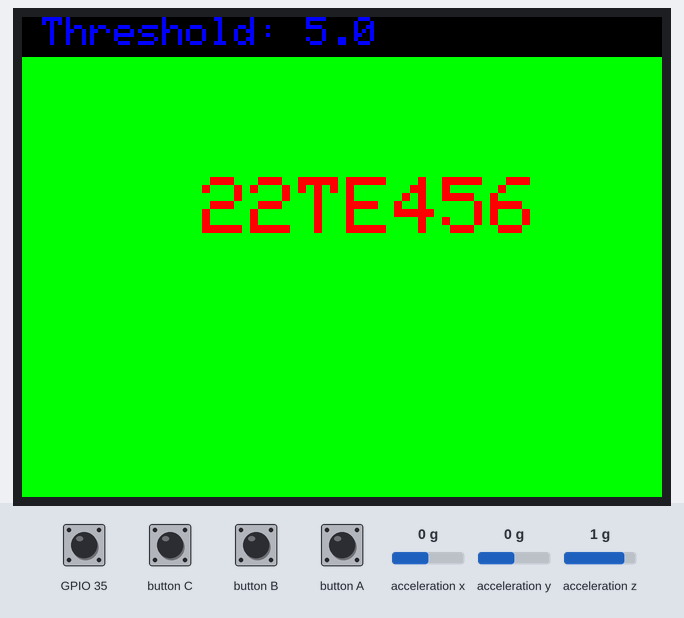
The sketch below on a simulated ESP32. Parts: 320×240 colour display. The inputs (shaded band) are chosen by the test bench; at power-on: GPIO 35 HIGH, acceleration x 0 g, acceleration y 0 g, acceleration z 1 g.

Above: at 1.4 s.
1.5 s: GPIO 35 pulled LOW for 0.15 s
At 1.73 s:
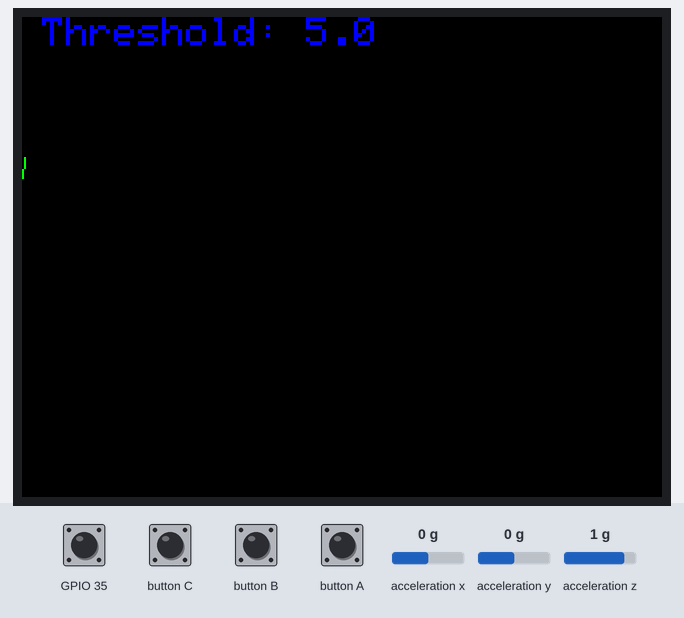
2.2 s: GPIO 35 pulled LOW for 1 s
At 3.7 s:
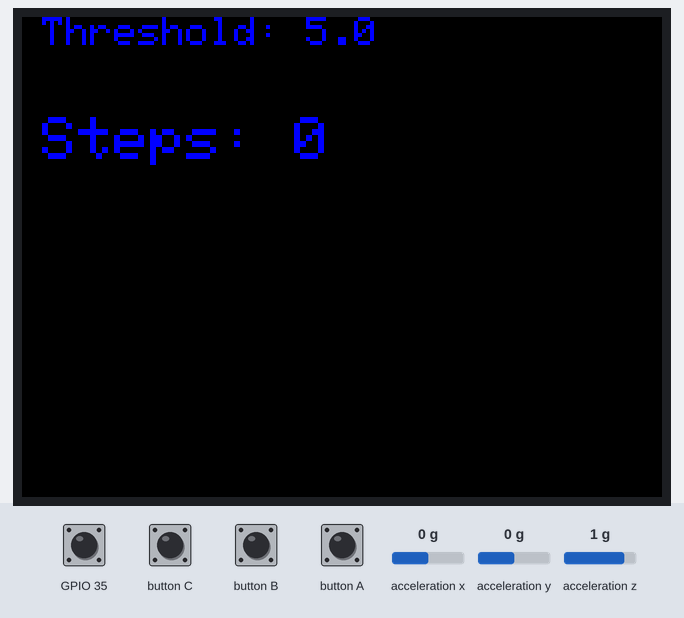
4.7 s: GPIO 35 pulled LOW for 0.15 s
At 5.1 s:
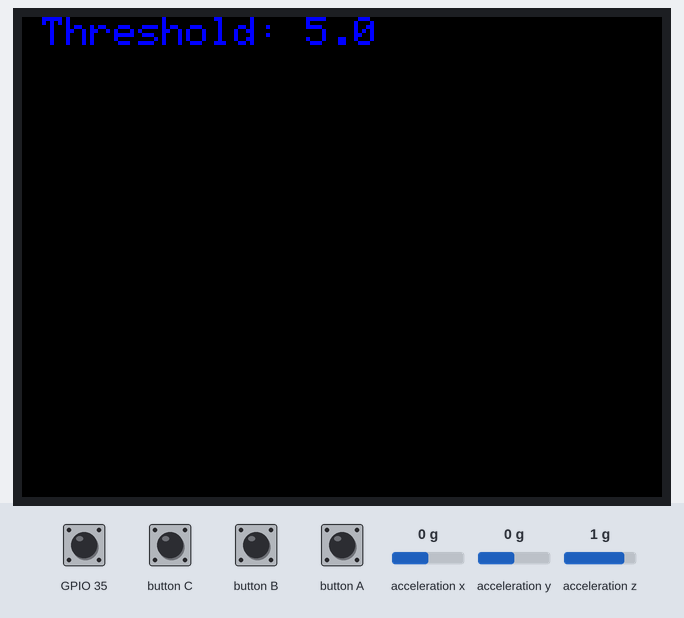
6.3 s: button B pressed for 0.15 s
At 7.5 s:
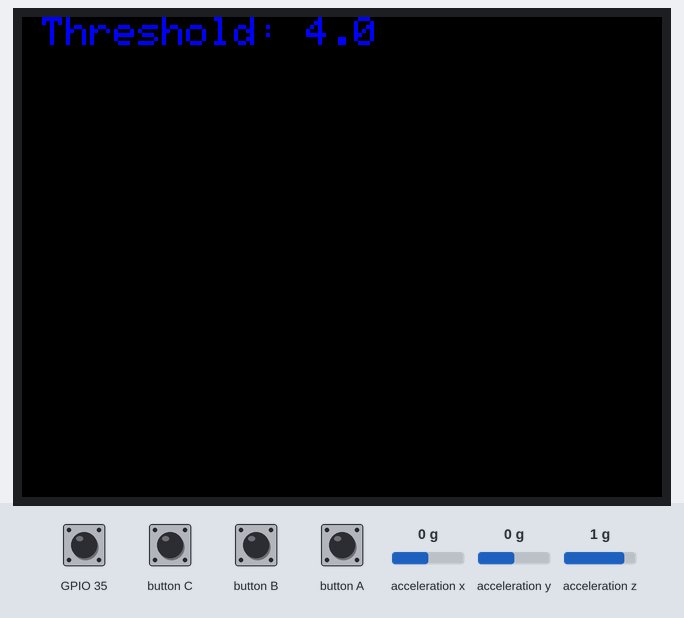
7.9 s: button B pressed for 1 s
10.4 s: GPIO 35 pulsed LOW 5 times (0.12 s each, 0.3 s apart)
At 12.23 s:
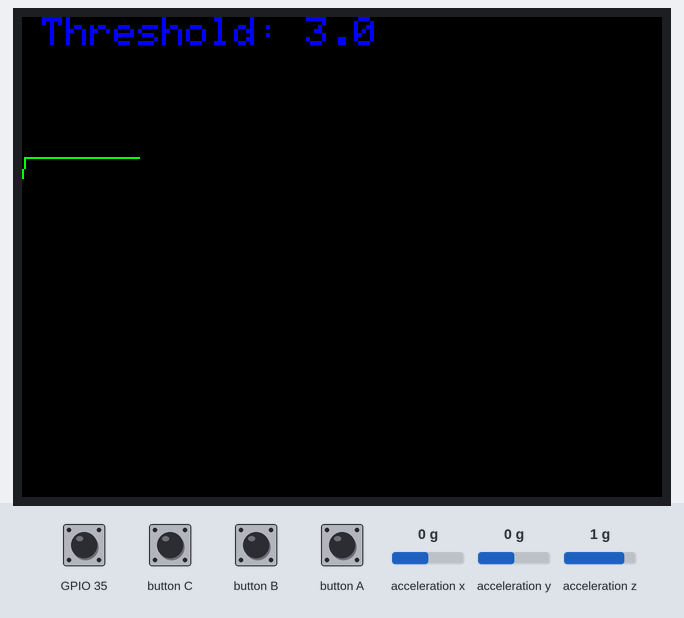
Timing chart, 0 to 13.7 s (numbered marks = the images above; inputs shaded):
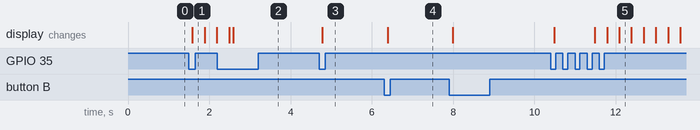

The sketch:

cmath.ino
```cpp
#include <M5Unified.h>
#include <cmath> // 用于数学函数，如 sqrt

// 常量定义
#define GRAPH_HEIGHT 80
#define GRAPH_WIDTH 160
#define SAMPLE_RATE 10
#define BUZZER_PIN 2
#define ALARM_DURATION 2000

// 计步器相关常量
#define STEP_DELAY 300 // 每次步行动作的最小时间间隔（毫秒）

// 全局变量
float threshold = 5.0;      // 阈值（用于页面 2 和页面 4）
int currentPage = 0;        // 当前页面索引
int step_count = 0;         // 步数计数（用于页面 3）
bool isAlarmActive = false; // 警报状态（用于页面 4）
unsigned long lastStepTime = 0; // 上一次记录步数的时间
unsigned long alarmStartTime = 0; // 警报开始时间
float prev_magnitude = 0;   // 页面 3 的加速度数据大小

// 页面 2 振动数据和图形的状态
static int16_t lastX = 0;
static int16_t lastY = GRAPH_HEIGHT;

// 初始化
void setup() {
  M5.begin(); // 初始化 M5StickC Plus
  M5.Display.setRotation(3); // 横屏模式
  pinMode(35, INPUT_PULLUP); // 设置 GPIO35 为按钮输入

  // 配置蜂鸣器为 PWM 输出
  ledcSetup(0, 2000, 8);          // 频道 0，2000 Hz，分辨率 8 位
  ledcAttachPin(BUZZER_PIN, 0);   // 将频道 0 绑定到 BUZZER_PIN

  Serial.begin(115200); // 开启串口调试
  page1(); // 默认显示页面 1
}

// 主循环
void loop() {
  M5.update(); // 更新按钮状态

  // 按钮 A 增大阈值
  if (M5.BtnA.wasPressed()) {
    threshold += 1.0;
    updateCurrentPage();
  }

  // 按钮 B 减小阈值
  if (M5.BtnB.wasPressed() && threshold > 1.0) {
    threshold -= 1.0;
    updateCurrentPage();
  }

  // 按钮 C 切换页面
  static unsigned long lastButtonCTime = 0;
  if (digitalRead(35) == LOW && millis() - lastButtonCTime > 1000) {
    lastButtonCTime = millis();
    currentPage = (currentPage + 1) % 4; // 页面循环切换
    updateCurrentPage();
  }

  // 页面持续更新
  if (currentPage == 1) {
    updatePage2(); // 更新振动图形
  } else if (currentPage == 2) {
    updatePage3(); // 更新计步器
  } else if (currentPage == 3) {
    updatePage4(); // 更新加速度检测和警报
  }
}

// 切换到当前页面
void updateCurrentPage() {
  switch (currentPage) {
    case 0: page1(); break;
    case 1: page2(); break;
    case 2: page3(); break;
    case 3: page4(); break;
  }
}

// 页面 1: Hello World
void page1() {
  M5.Display.fillScreen(GREEN);
  M5.Display.setTextSize(4);
  M5.Display.setTextColor(RED);
  M5.Display.setCursor((M5.Display.width() - 140) / 2, M5.Display.height() / 2 - 40);
  M5.Display.println("22TE456");
  displayThreshold();
}

// 页面 2: 振动数据和图形
void page2() {
  M5.Display.fillScreen(BLACK);
  lastX = 0; // 重置图形起始点
  lastY = GRAPH_HEIGHT; // 确保每次页面切换时图形从顶部开始
  displayThreshold();
}

// 页面 2: 更新振动数据和图形
void updatePage2() {
  float accX, accY, accZ;
  M5.Imu.getAccel(&accX, &accY, &accZ);
  float magnitude = sqrt(accX * accX + accY * accY + accZ * accZ);

  int16_t x = lastX + 1;
  int16_t y = GRAPH_HEIGHT - (magnitude * 10);

  if (x >= GRAPH_WIDTH) {
    x = 0;
    lastX = 0;
    M5.Display.fillRect(0, 20, GRAPH_WIDTH, GRAPH_HEIGHT, BLACK);
    int16_t threshold_y = GRAPH_HEIGHT - (threshold * 10) + 20; // 固定红线位置
    M5.Display.drawLine(0, threshold_y, GRAPH_WIDTH, threshold_y, TFT_RED);
  }

  M5.Display.drawLine(lastX, lastY, x, y, TFT_GREEN);
  lastX = x;
  lastY = y;

  if (magnitude > threshold) {
    ledcWrite(0, 128); // 激活蜂鸣器
  } else {
    ledcWrite(0, 0); // 停止蜂鸣器
  }

  delay(SAMPLE_RATE);
}

// 页面 3: 计步器
void page3() {
  M5.Display.fillScreen(BLACK); // 每次进入页面 3 时刷新屏幕
  M5.Display.setTextSize(3);
  M5.Display.setTextColor(BLUE);
  M5.Display.setCursor(10, 50);
  M5.Display.printf("Steps: %d", step_count);
  displayThreshold();
}

// 页面 3: 更新计步器逻辑
void updatePage3() {
  float ax, ay, az;
  M5.Imu.getAccel(&ax, &ay, &az);

  // 计算当前加速度的大小
  float magnitude = sqrt(ax * ax + ay * ay + az * az);

  // 直接在此函数内设置计步阈值为 1.0
  float stepThreshold = 1.0;

  // 判断是否为步行动作
  if (abs(magnitude - prev_magnitude) > stepThreshold &&
      (millis() - lastStepTime > STEP_DELAY)) {
    step_count++;
    lastStepTime = millis();
    Serial.printf("Step counted! Current steps: %d\n", step_count); // 调试输出

    // 只在步数变化时更新屏幕显示
    M5.Display.fillRect(10, 50, 200, 30, BLACK); // 只清理显示步数的区域
    M5.Display.setTextSize(3);
    M5.Display.setTextColor(BLUE);
    M5.Display.setCursor(10, 50);
    M5.Display.printf("Steps: %d", step_count);
  }

  prev_magnitude = magnitude; // 更新上一次加速度的大小
}

// 页面 4: 加速度检测和警报
void page4() {
  M5.Display.fillScreen(BLACK);
  displayThreshold();
}

// 页面 4: 更新加速度检测和警报
void updatePage4() {
  float ax, ay, az;
  M5.Imu.getAccel(&ax, &ay, &az);
  float magnitude = sqrt(ax * ax + ay * ay + az * az);

  if (magnitude > threshold && !isAlarmActive) {
    isAlarmActive = true;
    alarmStartTime = millis();
    ledcWrite(0, 128); // 激活蜂鸣器
    M5.Display.fillScreen(RED);
    M5.Display.setTextSize(3);
    M5.Display.setTextColor(GREEN);
    M5.Display.setCursor(10, 200);
    M5.Display.println("FALL DETECTED!");
  }

  if (isAlarmActive && millis() - alarmStartTime > ALARM_DURATION) {
    isAlarmActive = false;
    ledcWrite(0, 0); // 停止蜂鸣器
    M5.Display.fillScreen(BLACK);
    displayThreshold();
  }
}

// 显示阈值
void displayThreshold() {
  M5.Display.setTextSize(2);
  M5.Display.setTextColor(BLUE);
  M5.Display.fillRect(0, 0, M5.Display.width(), 20, BLACK);
  M5.Display.setCursor(10, 0);
  M5.Display.printf("Threshold: %.1f", threshold);
}
```

Measured:
- after the input at 1.5 s, the display: changes after 0.09 s (image 1)
- after the input at 2.2 s, the display: first differs from a run without the input after 0.39 s (image 2)
- after the input at 4.7 s, the display: changes after 0.09 s (image 3)
- after the input at 6.3 s, the display: changes after 0.09 s (image 4)
- after the input at 10.4 s, the display: first changes after 0.09 s (image 5 shows a later state)
